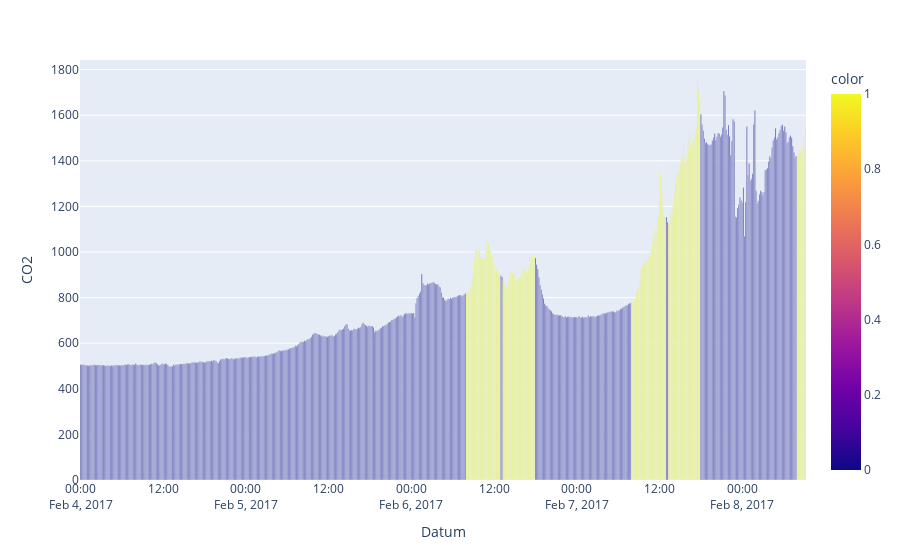

Here is the notebook cell this chart was saved with:
### Code cell
print(pd.DataFrame(columns=df.columns))
svc = SVC(**clf.best_params_)
svc.fit(X_train, y_train)

report(svc)
df_test_test = df_test.copy()
X_vis = scaler.transform(df_test_test)
df_test_test['Anwesenheit'] = svc.predict(X_vis)
px.bar(df_test_test.resample("10min").mean(),y="CO2",color=df_test_test.resample("10min").mean()["Anwesenheit"])

### Figure 1 — Plotly figure (JSON) as saved in the notebook; plotly's stock layout.template omitted (floating-point values rounded to 4 significant figures; data arrays with more than 128 entries replaced by an {"elided": "..."} marker saying what was removed)
{"data": [{"alignmentgroup": "True", "hovertemplate": "Datum=%{x}<br>CO2=%{y}<br>color=%{marker.color}<extra></extra>", "legendgroup": "", "marker": {"color": {"elided": "632 float values"}, "coloraxis": "coloraxis", "pattern": {"shape": ""}}, "name": "", "offsetgroup": "", "orientation": "v", "showlegend": false, "textposition": "auto", "type": "bar", "x": {"elided": "632 str values"}, "xaxis": "x", "y": {"elided": "632 float values"}, "yaxis": "y"}], "layout": {"barmode": "relative", "coloraxis": {"colorbar": {"title": {"text": "color"}}, "colorscale": [[0, "#0d0887"], [0.1111, "#46039f"], [0.2222, "#7201a8"], [0.3333, "#9c179e"], [0.4444, "#bd3786"], [0.5556, "#d8576b"], [0.6667, "#ed7953"], [0.7778, "#fb9f3a"], [0.8889, "#fdca26"], [1, "#f0f921"]]}, "legend": {"tracegroupgap": 0}, "margin": {"t": 60}, "xaxis": {"anchor": "y", "domain": [0, 1], "title": {"text": "Datum"}}, "yaxis": {"anchor": "x", "domain": [0, 1], "title": {"text": "CO2"}}}}
